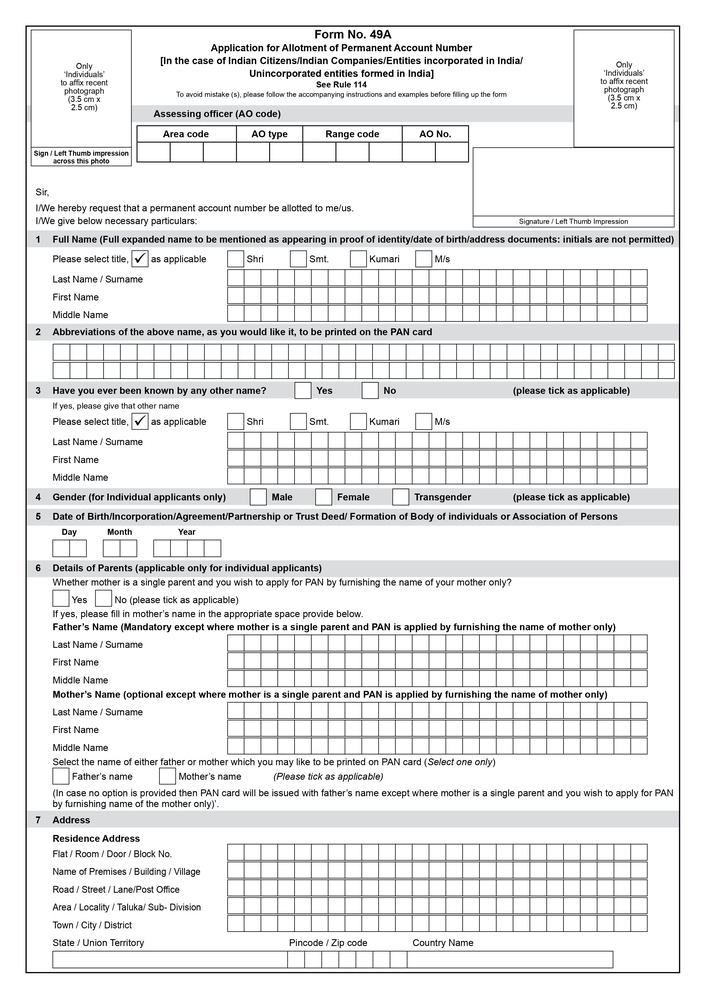
#> input picture backend/media/forms/originals/Form49A_page-0001.jpg, 706 x 999 px, shrunk from 2481 x 3508 before the run
$ python -i services.py   (imports and definitions only)
#> lines starting #> are read from the running program, lines starting #| are printed output that depends on the picture; after the words box and inside, x2 and y2 are one past the last pixel; in counts of white or black regions, pixels touching at a corner belong together
import cv2
import numpy as np
import pytesseract
from PIL import Image
from django.conf import settings

def preprocess_image(image_path):
    """Basic image cleanup: Grayscale, Denoising, and Thresholding."""
    image = cv2.imread(image_path)
#> image is the input picture: shape (999, 706, 3); mean B, G, R 232.8, 232.6, 232.5
    if image is None:
        raise ValueError(f"Image not found at {image_path}")

    # 1. Grayscale
    gray = cv2.cvtColor(image, cv2.COLOR_BGR2GRAY)

    # 2. Denoising
    denoised = cv2.fastNlMeansDenoising(gray, None, 10, 7, 21)

    # 3. Thresholding (Adaptive)
    # Binary inverse thresholding with Otsu's method
    _, thresh = cv2.threshold(denoised, 0, 255, cv2.THRESH_BINARY | cv2.THRESH_OTSU)
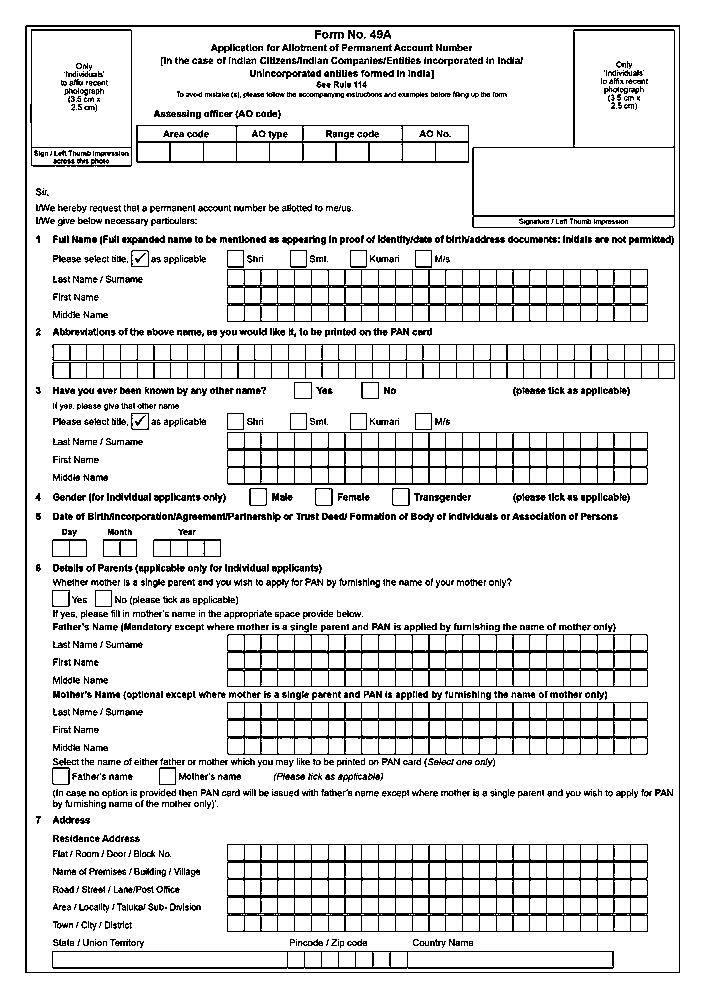
#> thresh: shape (999, 706); 88.4% white; black in thin lines or dots, all inside (x1, y1, x2, y2) = (25, 25, 680, 973)

    return thresh

# [45 lines left out: functions extract_text_from_roi, process_pan_49a, process_voter_id_6, not called in this run]

>>> result = preprocess_image('../media/forms/originals/Form49A_page-0001.jpg')

$ run again, on backend/media/forms/originals/sample249A.jpeg
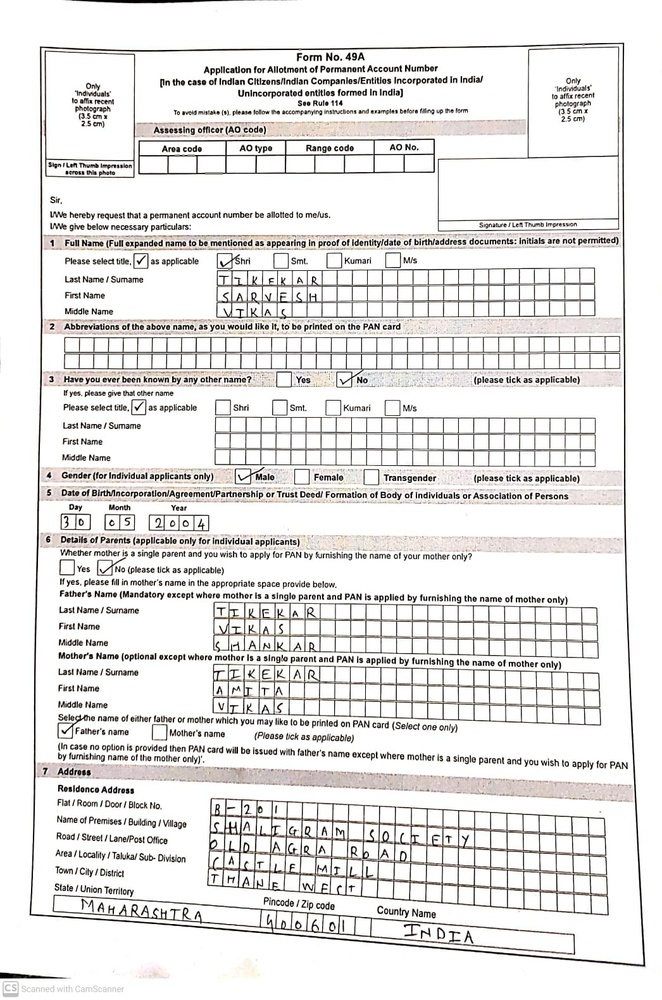
#> input picture backend/media/forms/originals/sample249A.jpeg, 662 x 1000 px, shrunk from 1046 x 1580 before the run
#> in preprocess_image, image is the input picture: shape (1000, 662, 3); mean B, G, R 227.9, 229, 230.3
#> in preprocess_image, `_, thresh = cv2.threshold(denoised, 0, 255, cv2.THRESH_BINARY | cv2.TH..`:
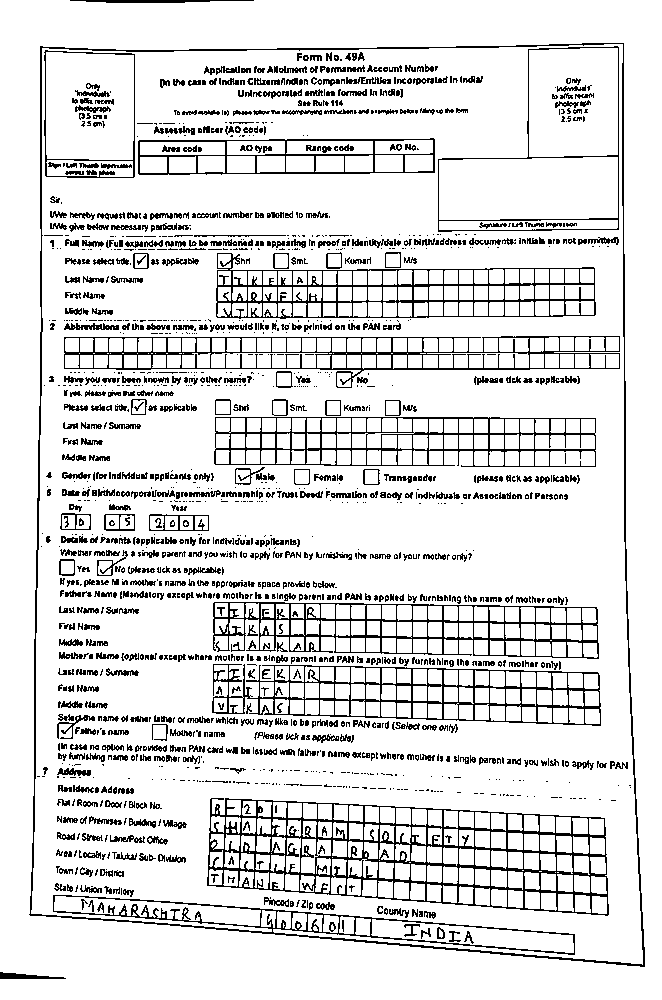
#> thresh: shape (1000, 662); 87.4% white; black in thin lines or dots
